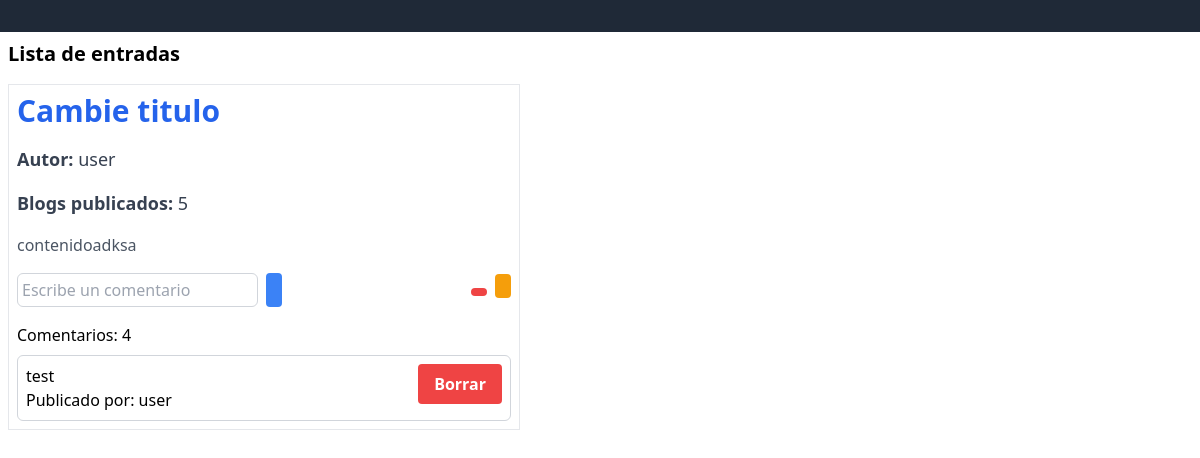
/, run on an earlier commit of the app's database.
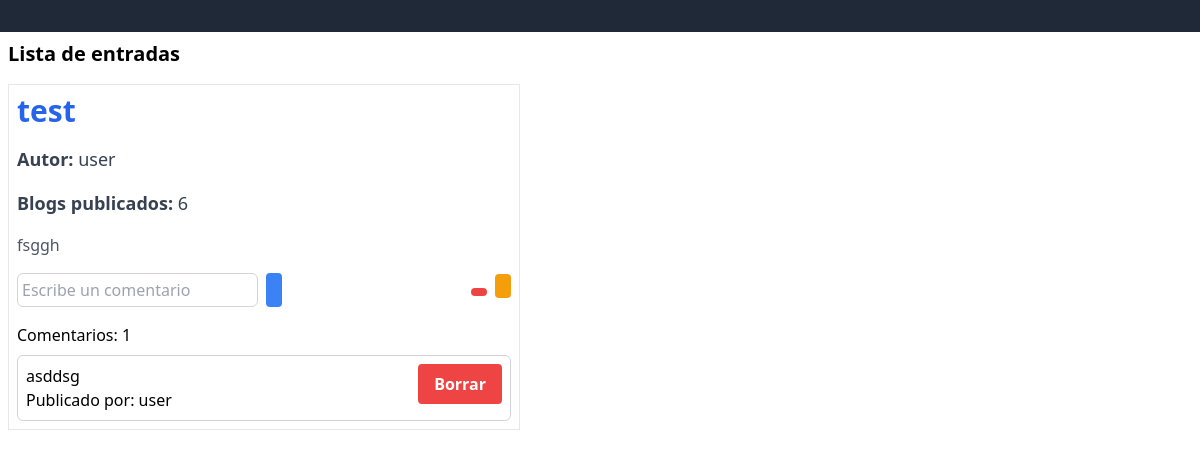
And on a later commit of the database.
### blog_app/models.py (models this page shows, shortened)
class Entrada(models.Model):
    titulo = models.CharField(max_length=100)
    contenido = models.TextField()
    fecha_creacion = models.DateTimeField(auto_now_add=True)
    autor = models.ForeignKey('blog_app.CustomUser', on_delete=models.CASCADE)
    categorias = models.ManyToManyField(Categoria)
    comentarios_count = models.IntegerField(default=0)

class CustomUser(AbstractUser):
    entradas_count = models.IntegerField(default=0)

class Comentario(models.Model):
    texto = models.TextField()
    fecha_creacion = models.DateTimeField(auto_now_add=True)
    autor = models.ForeignKey('blog_app.CustomUser', on_delete=models.CASCADE)
    entrada = models.ForeignKey(Entrada, on_delete=models.CASCADE)

### blog_app/views.py (the view)
# urls.py: path('', EntradaListView.as_view(), name='entrada_list'),
class EntradaListView(ListView):
    model = Entrada
    template_name = 'blog_app/entrada_list.html'

### blog_app/context_processors.py (called while the page is built)
def categorias(request):
    return {'categorias': Categoria.objects.all()}

### blog_app/templates/blog_app/entrada_list.html (shortened to what this page needs)
{% extends 'blog_app/base.html' %} {% block content %}
<div class="m-2">
  <p class="text-xl font-bold mb-4">Lista de entradas</p>
  <div class="flex flex-col">
    {% for entrada in object_list %}
    <div class="p-2 mb-2 w-auto max-w-lg border border-gray-200">
      <div class="mb-4">
        <h2 class="text-3xl font-extrabold mb-1 text-blue-600">
          {{ entrada.titulo }}
        </h2>
      </div>
      <div class="mb-4">
        <h3 class="text-lg font-semibold mb-1 text-gray-700">
          Autor: <span class="font-normal">{{ entrada.autor }}</span>
        </h3>
      </div>
      <div class="mb-4">
        <h4 class="text-lg font-semibold mb-1 text-gray-700">
          Blogs publicados:
          <span class="font-normal">{{ entrada.autor.entradas_count }}</span>
        </h4>
      </div>
      <p class="text-gray-600" style="word-wrap: break-word">
        {{ entrada.contenido }}
      </p>
      <div class="flex flex-row gap-2 justify-between items-center mt-2">
        <form
          method="post"
          action="{% url 'comentario_new' entrada.pk %}"
          class="flex flex-row gap-2 align-center"
        >
          <input
            name="texto"
            class="border border-gray-300 rounded-md p-1 mt-2"
            required="required"
            placeholder="Escribe un comentario"
          />
          <button
            type="submit"
            class="ri-add-line bg-blue-500 hover:bg-blue-700 text-white font-bold py-1 px-2 rounded mt-2"
          ></button>
        </form>
        <div class="flex flex-row gap-2">
          <form method="post" action="{% url 'entrada_delete' entrada.pk %}">
            <button
              type="submit"
              class="ri-delete-bin-fill bg-red-500 hover:bg-red-700 text-white font-bold px-2 py-1 rounded"
            ></button>
          </form>
          <a
            href="{% url 'entrada_edit' entrada.pk %}"
            class="ri-edit-2-fill bg-amber-500 hover:bg-amber-700 text-white font-bold rounded px-2 py-1"
          ></a>
        </div>
      </div>
      <p class="mt-4">Comentarios: {{ entrada.comentarios_count }}</p>
      {% for comentario in entrada.comentario_set.all %}
      <div
        class="border border-gray-300 rounded-md p-2 mt-2 flex flex-row justify-between align-center"
      >
        <div>
          <p>{{ comentario.texto }}</p>
          <p>Publicado por: {{ comentario.autor }}</p>
        </div>
        <form
          method="post"
          action="{% url 'comentario_delete' comentario.pk %}"
        >
          <button
            type="submit"
            class="bg-red-500 hover:bg-red-700 text-white font-bold py-2 px-4 rounded"
          >
            Borrar
          </button>
        </form>
      </div>
      {% endfor %}
    </div>
    {% endfor %}
  </div>
</div>
{% endblock content %}

What changed in the data, as far as the page shows it:
removed Entrada: titulo "Cambie titulo", autor "user", autor.entradas_count "5", contenido "contenidoadksa", comentarios_count "4"
removed Comentario: texto "test", autor "user", shown under "Cambie titulo"
added Entrada: titulo "test", autor "user", autor.entradas_count "6", contenido "fsggh", comentarios_count "1"
added Comentario: texto "asddsg", autor "user", shown under "test"
